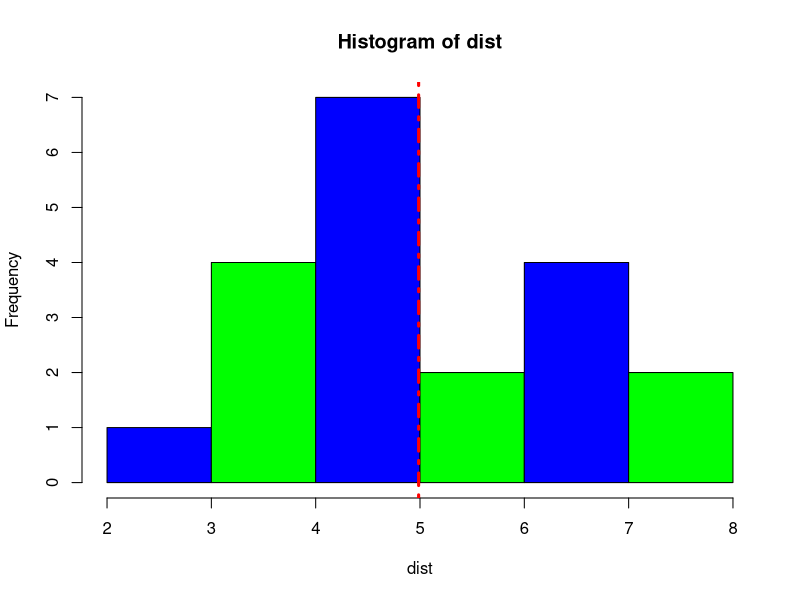
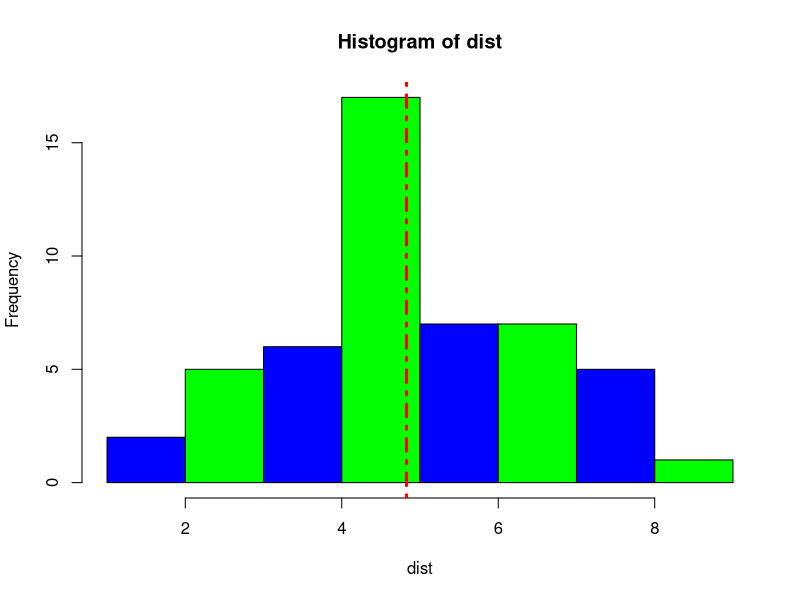
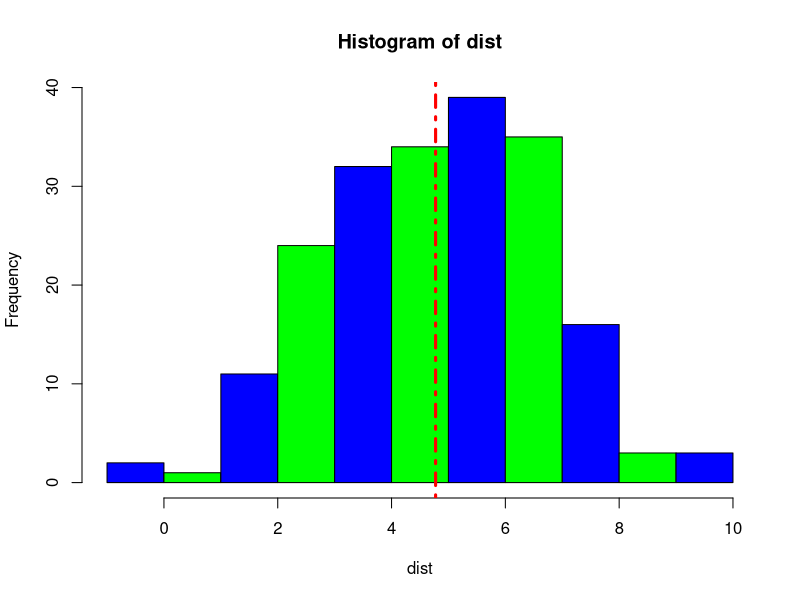
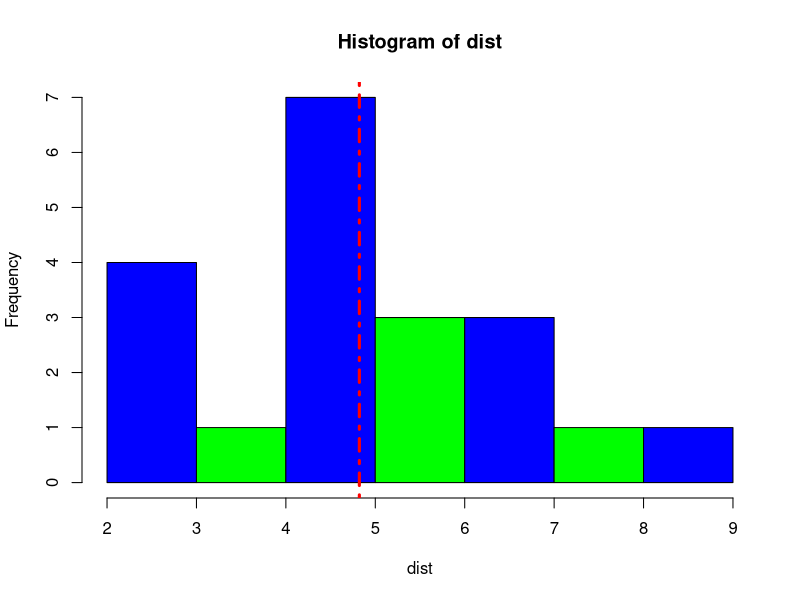
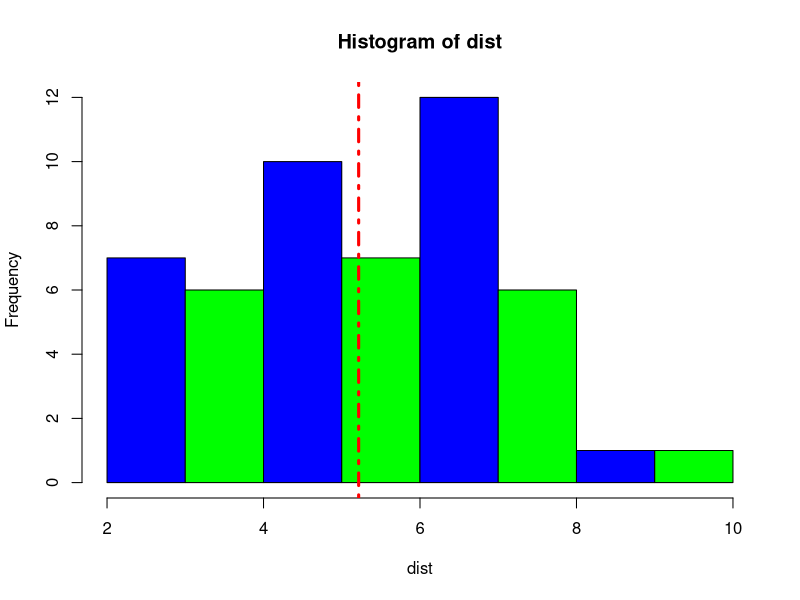
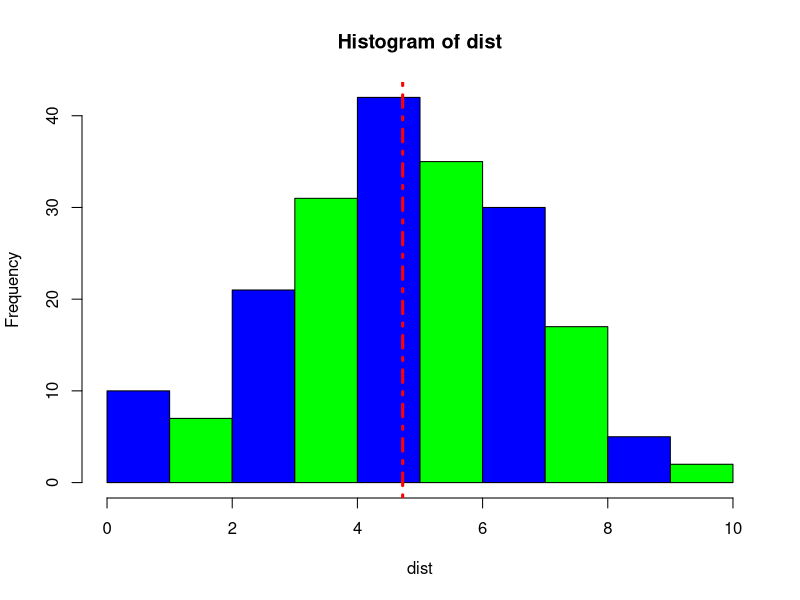

Write the R code that produced these figures, in order.
{
  rm(list=ls()); options(show.error.locations = TRUE);  
  
  lansingWeather = read.csv(file = "data/formattedLansingWeather.csv"); 
  windSpeed = lansingWeather[,"AWND"];
  precip = lansingWeather[,"PRCP"];
  
  #### Part 1
  # take 50 random values from the wind vector -- allow for repeats
  randomWindVal = sample( x=windSpeed, size=50, replace=TRUE);
  
  # take 30 random values from the precipitation vector -- don't allow repeats
  randomPrecipVal = sample( x=precip, size=30, replace=FALSE);
  
  #### Part 2 and 3
  ## defaults to a sample size of 20 and no seed value if the user does not provide these values
  checkDistribution = function(data, sampleSize=20, seed=NULL)
  {
    set.seed(seed);  # set the seed (NULL means a seed will not be used)

    # create the distribution from the input data and sample size
    dist = rnorm(n=sampleSize, mean=mean(data), sd=sd(data));
    
    # create a histogram of the distribution
    hist(x=dist, col=c("blue", "green"));
    abline(v=mean(dist), col="red", lty=4, lwd=3);
  }
  
  # execute the functin for different sample sizes and seed values
  checkDistribution(data=windSpeed);   # default sample size for function is 20
  checkDistribution(data=windSpeed, sampleSize=50);
  checkDistribution(data=windSpeed, sampleSize=200);
  
  checkDistribution(data=windSpeed, seed=15);
  checkDistribution(data=windSpeed, sampleSize=50, seed=15);
  checkDistribution(data=windSpeed, sampleSize=200, seed=15);
}